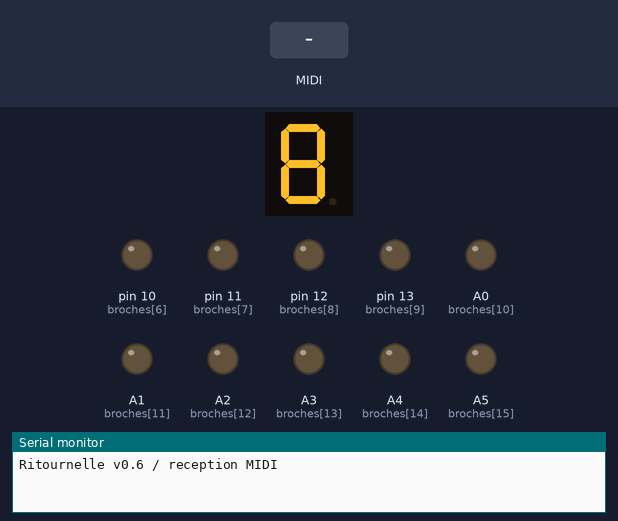
The sketch below on a simulated Arduino Uno, built with avr-gcc and run on an emulated ATmega328P. Shown: 1-digit seven-segment display, output pins drawn as LEDs (lit = HIGH), the last lines printed to the serial monitor. Wiring (inferred from the names in the program): 1-digit 7-segment display, segments lit when LOW: segments pin 9, pin 8, pin 7, pin 6, pin 5, pin 4, pin 3. The test bench sets the inputs (shaded band). MIDI output is not drawn; the segment pins are drawn as the display they are named for; pins used as bus, display or sensor lines are not drawn.

Above: at 6.7 s.
6.8 s: MIDI note 60 received
At 6.85 s:
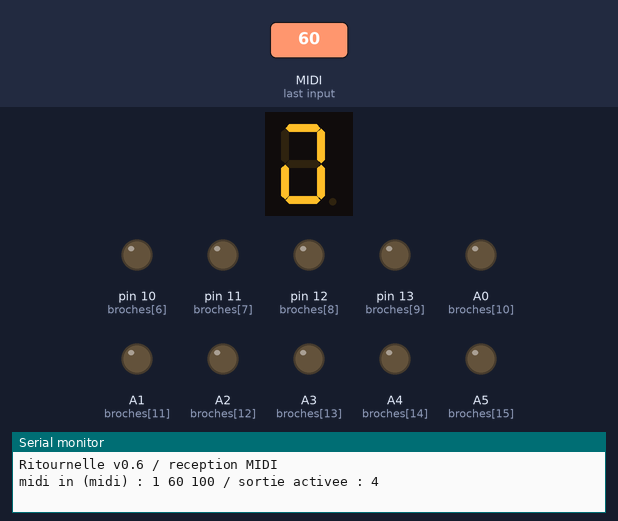
8.4 s: MIDI note 64 received
At 8.45 s:
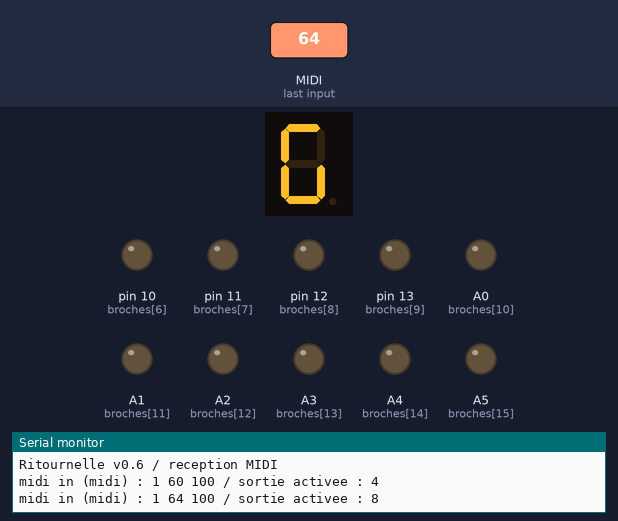
10.0 s: MIDI note 67 received
At 10.5 s:
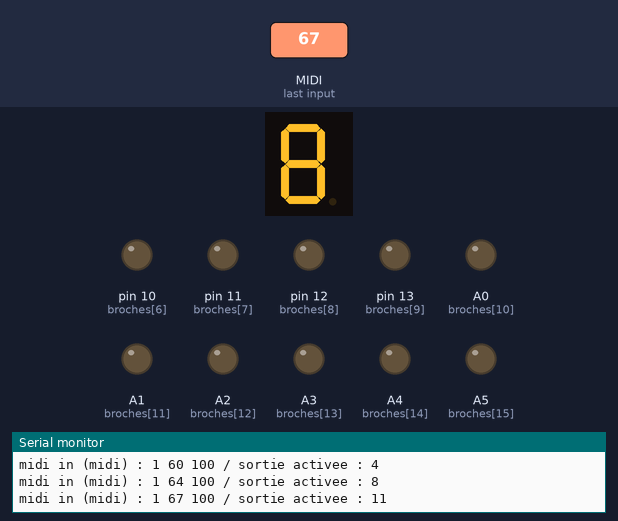
11.6 s: MIDI note 72 received
At 12.9 s:
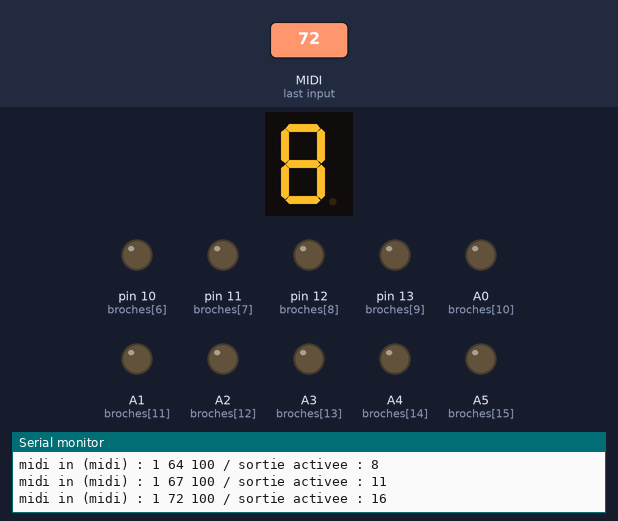
Timing chart, 0 to 14.2 s (numbered marks = the images above; inputs shaded):
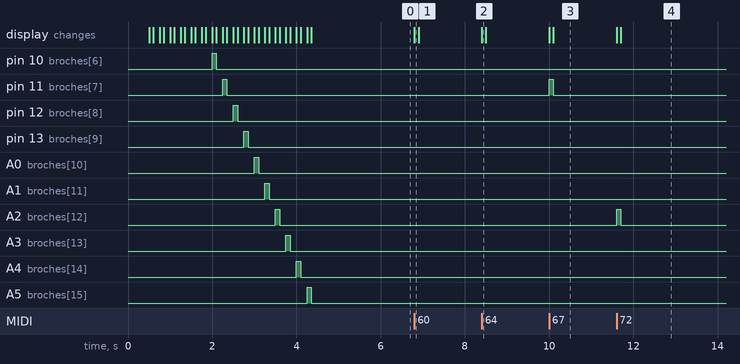

The sketch:

ritournelle_v1.0.ino
```cpp
// (licence header left out)
// ************* options à définir (true / false) *************************************

// DEBUG OR NOT DEBUG ?
#define DEBUG           true

// MIDI HARDWARE ?
#define MIDISEQ         true

// Réception USB ?
#define SEQ             true

// *************************************************************************************

// Déclaration des broches utilisées par le circuit
//   On utilise uniquement le RX du port série logiciel, alors on désactive le TX pour libérer cette broche
//   cette broche et l'utiliser pour une broche (toutes les autres sont occupées)
//   Comme alternative moins bidouille, on pourrait utiliser la lib. modifée de Nick Gammon
//   cf. http://forum.arduino.cc/index.php?topic=112013.0
#if MIDISEQ
  #define BROCHE_SOFTWARESERIAL_RX   2       // Réception MIDI sur cette broche
  #define BROCHE_SOFTWARESERIAL_TX   2       // !! Désactivée, cf. https://forum.arduino.cc/index.php?topic=214787
#endif
#define BROCHE_LED_MIDI            3       // informe de la réception d'un message midi reconnu comme valide

unsigned long led_moment_on = 0;           // pour redéclencher la led sans utiliser delay() (non-bloquant)
const long led_duree = 80;                 // durée de led allumée
unsigned long maintenant;                  // (non-bloquant)

const int nombre_sorties = 16;             // 16 sorties sont utilisées pour activer 4 x 4066
int broches[nombre_sorties] = {            // dans l'ordre, ces broches seront activées par les notes MIDI de 60 à 75
  4, 5, 6, 7, 8, 9, 10, 11, 12, 13, A0, A1, A2, A3, A4, A5
};
unsigned long notes[nombre_sorties] = {    // le moment ou un note off doit être envoyé (non-bloquant)
  0, 0, 0, 0,     0, 0, 0, 0,     0, 0, 0, 0,     0, 0, 0, 0
};

// Définir une entrée MIDI sur un port série logiciel
#if MIDISEQ
  #include <MIDI.h>
  #include <SoftwareSerial.h>
  SoftwareSerial software_serial(BROCHE_SOFTWARESERIAL_RX, BROCHE_SOFTWARESERIAL_TX); // RX, TX
  MIDI_CREATE_INSTANCE(SoftwareSerial, software_serial, MIDI);
#endif

int delai = 100; // delai d'activation d'une sortie
String source = "";                         // Utilisé pour les messages de debug

#if SEQ
  byte octet_entrant = 0;    // for incoming serial data
  char commande[nombre_sorties] = {'A', 'Z', 'E', 'R', 'T', 'Y', 'I', 'U', 'O', 'P', 'Q', 'S', 'D', 'F', 'G', 'H'};
#endif


void setup() {

  #if DEBUG || SEQ
    Serial.begin(57600);
  #endif

  // Définir le type entrée/sortie des toutes les broches utilisées
  pinMode(BROCHE_LED_MIDI, OUTPUT);
  for (int i = 0; i < nombre_sorties; i++) {
    pinMode(broches[i], OUTPUT);
  }

  #if MIDISEQ
    // Déclarer les messages MIDI reconnus
    MIDI.setHandleNoteOn(declencherSon);  // Nom de la fonction associée à un évènement MIDI "Note On"
    //MIDI.setHandleNoteOff(handleNoteOff);
    MIDI.begin(MIDI_CHANNEL_OMNI);        // Déclencher la réception du MIDI sur tous les canaux
  #endif

  #if DEBUG
    // Test de la led de réception MIDI
    digitalWrite(BROCHE_LED_MIDI, HIGH);
    delay(500);
    digitalWrite(BROCHE_LED_MIDI,  LOW);

    // Activer chaque sortie, l'une après l'autre pour vérifier que les sons sont déclenchés
    // ! durée 4 secondes
    for(int i = 0; i < nombre_sorties; i++){
      digitalWrite(broches[i], HIGH);
      digitalWrite(BROCHE_LED_MIDI, HIGH);
      delay(100);
      digitalWrite(broches[i], LOW);
      digitalWrite(BROCHE_LED_MIDI,  LOW);
      delay(150);
    };

    Serial.println("Ritournelle v0.6 / reception MIDI");
  #endif

  delay(1000);
}

void loop() {

  // Combien de millisecondes se sont écoulées depuis le lancement du sketch ?
  maintenant = millis();

  // Eteindre la led si nécessaire
  if (led_moment_on > 0 && (maintenant - led_moment_on >= led_duree)) {
    led_moment_on = 0;
    digitalWrite(BROCHE_LED_MIDI, LOW);
  }

  // Arrêter les notes si nécessaire
  for (int i=0; i < nombre_sorties; i++) {
    if (notes[i] > 0 && maintenant - notes[i] > delai) {
      notes[i] = 0;
      digitalWrite(broches[i], LOW);
    }
  }

  #if MIDISEQ
    // Lire les messages MIDI reçus
    MIDI.read();
  #endif

  #if SEQ
    if(Serial.available() > 0){
      octet_entrant = Serial.read();
      for(int i=0; i<nombre_sorties; i++){
        if(octet_entrant == commande[i]){
          source = "usb";
          declencherSon(1, i+60, 127);
        }
      }
    }
  #endif
}

void declencherSon(byte canal, byte note, byte velocite) {

  #if DEBUG
    Serial.print("midi in (");
    if (source != "") {
      Serial.print("usb) : ");
      source = "";
    } else Serial.print("midi) : ");
    Serial.print(canal, DEC);
    Serial.print(" ");
    Serial.print(note, DEC);
    Serial.print(" ");
    Serial.print(velocite, DEC);
    Serial.print(" / ");
  #endif

  int broche_a_activer = note - 60;

  if (broche_a_activer >= 0 && broche_a_activer <= 15) {
    led_moment_on = millis();
    digitalWrite(BROCHE_LED_MIDI, HIGH);
    digitalWrite(broches[broche_a_activer], HIGH);
    notes[broche_a_activer] = millis();

    #if DEBUG
      Serial.print("sortie activee : ");
      Serial.println(broches[broche_a_activer]);
    #endif
  }
}
```

Measured:
- after the input at 6.8 s, the display: changes at once (image 1)
- after the input at 8.4 s, the display: changes at once (image 2)
- after the input at 10.0 s, pin 11 (broches[7]): LOW → HIGH at once, → LOW 0.10 s later; the display: first changes at once (image 3 shows a later state)
- after the input at 11.6 s, A2 (broches[12]): LOW → HIGH at once, → LOW 0.10 s later; the display: first changes at once (image 4 shows a later state)
